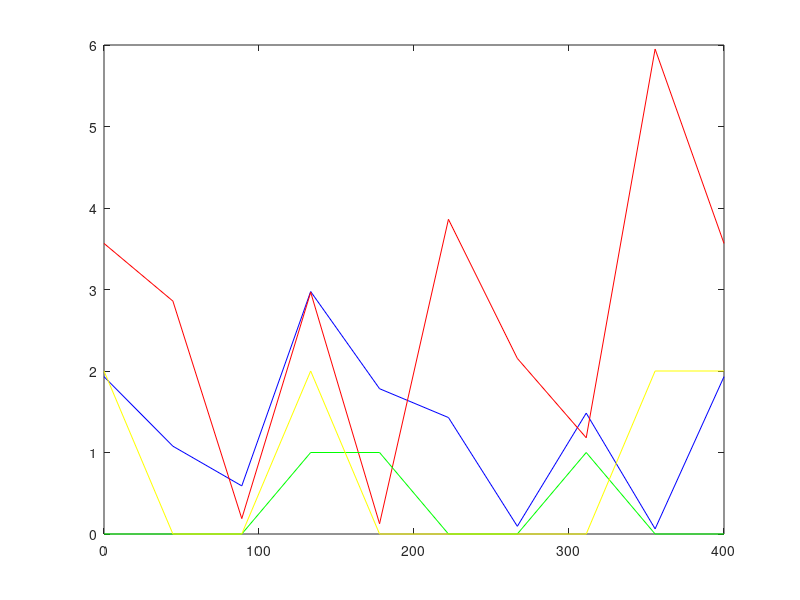

Source code (MATLAB):
%Variables prueba
%array de prueba de "lectura serial"
aux=[130 129 150 127 158 95 169 140 230 130 129 150 127 158 95 169 140 230 130 129 150 127 158 95 169 140 230 130 129 150 127 158 95 169 140 230 130 129 150 127 158 95 169 140 230 130 129 150 127 158 95 169 140 230 130 129 150 127 158 95 169 140 230 130 129 150 127 158 95 169 140 230 130 129 150 127 158 95 169 140 230 130 129 150 127 158 95 169 140 230 130 129 150 127 158 95 169 140 230 130 129 150 127 158 95 169 140 230 130 129 150 127 158 95 169 140 230 130 129 150 127 158 95 169 140 230 130 129 150 127 158 95 169 140 230 130 129 150 127 158 95 169 140 230 130 129 150 127 158 95 169 140 230 130 129 150 127 158 95 169 140 230 130 129 150 127 158 95 169 140 230 130 129 150 127 158 95 169 140 230 130 129 150 127 158 95 169 140 230 130 129 150 127 158 95 169 140 230 130 129 150 127 158 95 169 140 230 130 129 150 127 158 95 169 140 230];
i=1;
Amplitud_ch1=1;
Amplitud_ch2=2;
dac=3/(2^12);
global ini;
ini=0;
global fini;
fini=400;
global timeBase;
timeBase=10;
global time;
time=linspace(ini,fini,timeBase);
global ch1_plot;
ch1_plot=zeros(1,length(time));
global ch2_plot;
ch2_plot=zeros(1,length(time));
global digit_1;
digit_1=zeros(1,length(time));
global digit_2;
digit_2=zeros(1,length(time));
buffersize=200;
botondestem=1;

%nuevo ciclo de adq & plot


    while aux(i)>127
        i=i+1;
    end    
bin=dec2bin(aux);    
    while i<buffersize
       chauxAlog1= strcat(bin(i,3:8),bin(i+1,3:8));
       chauxdig1= bin(i,2); 
       chauxAlog2= strcat(bin(i+2,3:8),bin(i+3,3:8)); 
       chauxdig2= bin(i+2,2);
       
               %shifteo y actualizacion de canales
        digit_1 = circshift(digit_1,1);
        digit_2 = circshift(digit_2,1);
        digit_1(1)=bin2dec(chauxdig1)*Amplitud_ch1;
        digit_2(1)=bin2dec(chauxdig2)*Amplitud_ch2;    
        ch1_plot = circshift(ch1_plot,1);
        ch2_plot = circshift(ch2_plot,1);        
        ch1_plot(1)=bin2dec(chauxAlog1)*Amplitud_ch1*dac;
        ch2_plot(1)=bin2dec(chauxAlog2)*Amplitud_ch2*dac;
        
        %Canales setm o plot
        
        switch botondestem
        case 1
                        %grafico de canales
        cla;
        %if get(handles.Alog_1,'Value')==1
        if 1==1
        plot(time,ch1_plot,'b');
        hold on;
        end
        %if get(handles.Alog_2,'Value')==1
        if 1==1
        plot(time,ch2_plot,'r');
        end
        if 1==1
        %if get(handles.Digi_1,'Value')==1
        plot(time,digit_1,'g');
        end
        if 1==1
        %if get(handles.Digi_2,'Value')==1
        plot(time,digit_2,'y');
        end
        drawnow;
        
        case 2
                        %grafico de canales
        cla;
        if 1==1
        %if get(handles.Alog_1,'Value')==1
        stem(time,ch1_plot,'b');
        hold on;
        end
        if 1==1
        %if get(handles.Alog_2,'Value')==1
        stemm(time,ch2_plot,'r');
        end
        if 1==1
        %if get(handles.Digi_1,'Value')==1
        stem(time,digit_1,'g');
        end
        if 1==1
        %if get(handles.Digi_2,'Value')==1
        stem(time,digit_2,'y');
        end
        drawnow;    
        end
        i=i+4;
    end
    %poner aca
    %flush al buffer
    %poner aca
    